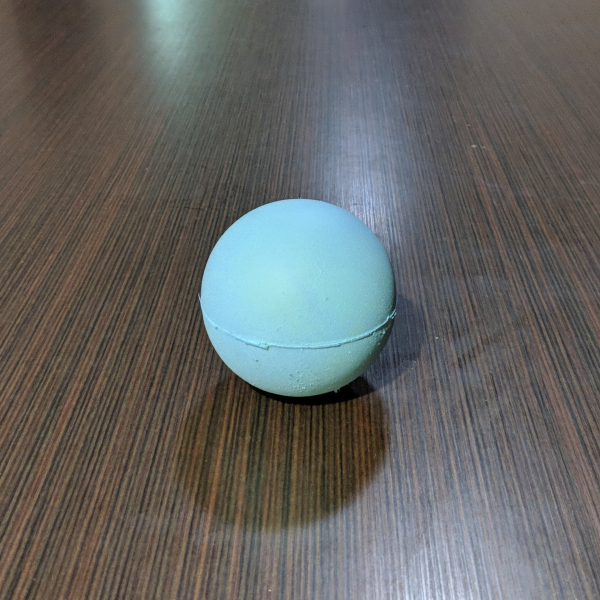
#> input picture python scripts/vision/raw_imgs/ball_1.png, 600 x 600 px, found by its file name; its folder holds only this picture in this run
$ python discretize.py raw_imgs/ball_1.png 5
#> lines starting #> are read from the running program, lines starting #| are printed output that depends on the picture; after the words box and inside, x2 and y2 are one past the last pixel; in counts of white or black regions, pixels touching at a corner belong together
# Usage: python discretize.py <filename> <debug flag>

import cv2
import numpy as np
from matplotlib import pyplot as plt
from math import ceil
import sys


# Enumerations to ease tuple access
x = 0
y = 1


def discretize_ball_img(filename, debug):
	img1 = open_img(filename)

	img_dim = img1.shape[1], img1.shape[0]
	grid_dim = (5, 8)
	cell_dim = get_cell_dimensions(img_dim, grid_dim)

	circle_center, radius = get_circle(img1)

	cell = pixel_to_cell(circle_center, cell_dim)

	if (debug):
		print_all_coordinates(img_dim, grid_dim, cell_dim, circle_center, cell)
		img2 = build_img2(img1, img_dim, grid_dim, cell_dim, circle_center, radius)
		img3 = build_img3(img_dim, grid_dim, cell_dim, cell)
		show_subplots(img1, img2, img3, filename)
	else:
		print(circle_center)


def get_cell_dimensions(img_dim, grid_dim):
	return int(round(img_dim[x]/grid_dim[x])), int(round(img_dim[y]/grid_dim[y]))


# TODO Understand all HoughCircle parameters
def get_circle(img):
	grey_img = cv2.cvtColor(img, cv2.COLOR_BGR2GRAY)
	filter_size = 10

	# Keep calling HoughCircles() and adjusting filter size until only 1 or 0 circles are returned
	while (1):
		blur_img = cv2.blur(grey_img, (filter_size,filter_size))

		circles = cv2.HoughCircles(blur_img, cv2.HOUGH_GRADIENT, 1, 20, param1 = 50, param2 = 30, minRadius = 25, maxRadius = 175)
		circles = np.uint16(np.around(circles))

		num_circles = circles.shape[1]

		#print("Filter size: " + str(filter_size) + "x" + str(filter_size) + "\tNumber of circles: " + str(num_circles))

		if (num_circles == 1):
			break

		if (num_circles > 1):
			filter_size = filter_size + 1
		else:
			filter_size = filter_size - 1

		if (filter_size == 0):
			print("\nNo circles found")
			return (0,0), 0

	center = (circles[0,0,0], circles[0,0,1])
	radius = circles[0,0,2]

	return center, radius


def pixel_to_cell(circle_center, cell_dim):
	return int(circle_center[x]/cell_dim[x]), int(circle_center[y]/cell_dim[y])


def draw_gridlines(img, img_dim, grid_dim, cell_dim):
	# Draw vertical lines
	for i in range(1,grid_dim[x]):
		cv2.line(img, (cell_dim[x]*i,0), (cell_dim[x]*i,img_dim[y]), (0,0,255), 2)

	# Draw horizontal lines
	for i in range(1,grid_dim[y]):
		cv2.line(img, (0,cell_dim[y]*i), (img_dim[x],cell_dim[y]*i), (0,0,255), 2)


def draw_circle(img, center, radius):
	cv2.circle(img, center, radius, (0, 255, 0), 5)
	cv2.circle(img, center, 2, (0, 255, 0), 3)


def build_blank_img(img_dim):
	size = (img_dim[y], img_dim[x], 3)
	return np.ones(size, np.uint8) * 255


def fill_cell(img, cell_dim, cell):
	cv2.rectangle(img, (cell_dim[x]*(cell[x]-1),cell_dim[y]*(cell[y]-1)), (cell_dim[x]*cell[x],cell_dim[y]*cell[y]), (0,255,0), -1)


def show_subplots(img1, img2, img3, filename):
	plt.subplot(131),plt.imshow(cv2.cvtColor(img1, cv2.COLOR_BGR2RGB)),plt.title('Original')
	plt.xticks([]), plt.yticks([])

	plt.subplot(132),plt.imshow(cv2.cvtColor(img2, cv2.COLOR_BGR2RGB)),plt.title('Grid Overlay')
	plt.xticks([]), plt.yticks([])

	plt.subplot(133),plt.imshow(cv2.cvtColor(img3, cv2.COLOR_BGR2RGB)),plt.title('Discretized')
	plt.xticks([]), plt.yticks([])

	plt.savefig('processed_imgs/' + filename)
	plt.show()


def print_all_coordinates(img_dim, grid_dim, cell_dim, circle_center, cell):
	print("\nImage dimensions: " + str(img_dim))
	print("Grid dimensions: " + str(grid_dim))
	print("Cell dimensions: " + str(cell_dim))
	print("Circle center: " + str(circle_center))
	print("Cell: " + str(cell))


def build_img2(img1, img_dim, grid_dim, cell_dim, circle_center, radius):
	img2 = img1.copy()
	draw_gridlines(img2, img_dim, grid_dim, cell_dim)
	draw_circle(img2, circle_center, radius)
	return img2


def build_img3(img_dim, grid_dim, cell_dim, cell):
	img3 = build_blank_img(img_dim)
	fill_cell(img3, cell_dim, cell)
	draw_gridlines(img3, img_dim, grid_dim, cell_dim)
	return img3


def open_img(filename):
	img = cv2.imread('raw_imgs/' + filename)

	# Poor doccumentation on how to error check for failed read
	# if (img1.empty()):
	# 	print("Could not find the supplied image")
	# 	sys.exit()

	return img


def main():
	if (len(sys.argv) != 3):
		print("\nUsage: pythonw " + sys.argv[0] + " <filename> <debug mode>")
		sys.exit()

	filename, debug = sys.argv[1], int(sys.argv[2])

	if (debug not in set([0, 1])):
		print("\nDebug bit must be set to 0 or 1. Forcing debug mode.")
		debug = 1

	discretize_ball_img(filename, debug)
#> in open_img, img is the input picture: shape (600, 600, 3); mean B, G, R 99.8, 101.7, 100.9
#> in get_circle, `grey_img = cv2.cvtColor(img, cv2.COLOR_BGR2GRAY)`:
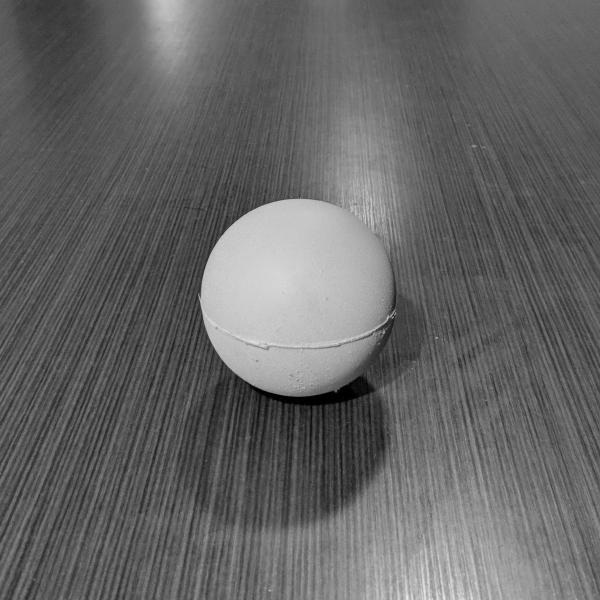
#> grey_img: shape (600, 600); min 0, max 232, mean 101.3
#> the loop in get_circle, `while (1):` made 2 passes
#> circles on pass 2: [[298, 296, 97]]
#> pass 2, in get_circle, `blur_img = cv2.blur(grey_img, (filter_size,filter_size))`:
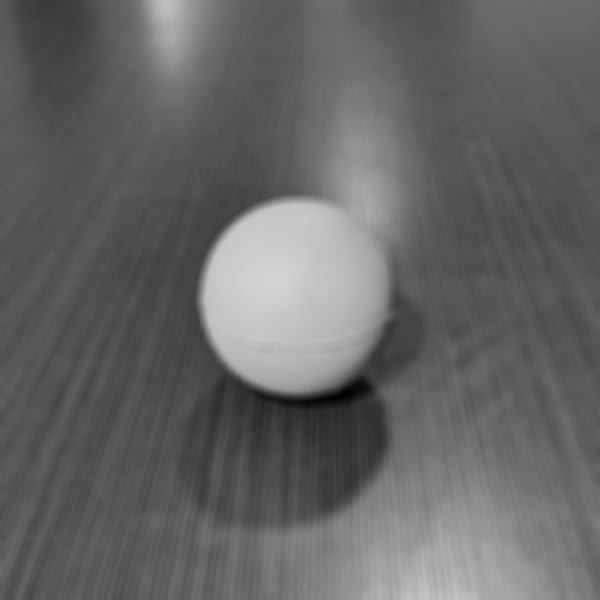
#> blur_img: shape (600, 600); min 1, max 212, mean 101.3
#> after the loop in get_circle, `while (1):`: filter_size = 11
#> in get_circle, `center = (circles[0,0,0], circles[0,0,1])`: center = (298, 296)
#> in get_circle, `radius = circles[0,0,2]`: radius = 97
#> in discretize_ball_img, `circle_center, radius = get_circle(img1)`: circle_center = (298, 296); radius = 97
#> in discretize_ball_img, `cell = pixel_to_cell(circle_center, cell_dim)`: cell = (2, 3)
#| Image dimensions: (600, 600)
#| Cell dimensions: (120, 75)
#| Circle center: (298, 296)
#| Cell: (2, 3)
#> after the loop in draw_gridlines, `for i in range(1,grid_dim[y]):`:
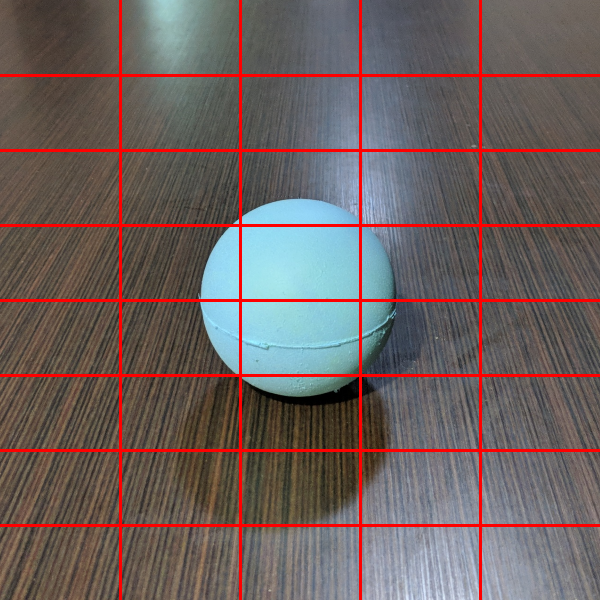
#> img: shape (600, 600, 3); mean B, G, R 94.3, 96.1, 109.2
#> in draw_circle, `cv2.circle(img, center, radius, (0, 255, 0), 5)`:
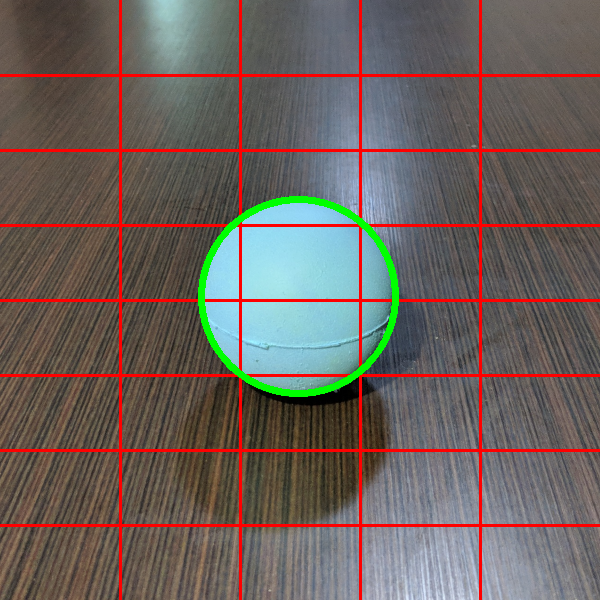
#> img: shape (600, 600, 3); 1.18% of pixels changed, all inside (x1, y1, x2, y2) = (198, 196, 399, 397)
#> in draw_circle, `cv2.circle(img, center, 2, (0, 255, 0), 3)`: img: shape (600, 600, 3); 0.01% of pixels changed, all inside (x1, y1, x2, y2) = (294, 292, 303, 301)
#> call 2 of draw_gridlines, with img_dim = (600, 600), grid_dim = (5, 8), cell_dim = (120, 75)
#> after the loop in draw_gridlines (call 2), `for i in range(1,grid_dim[x]):`:
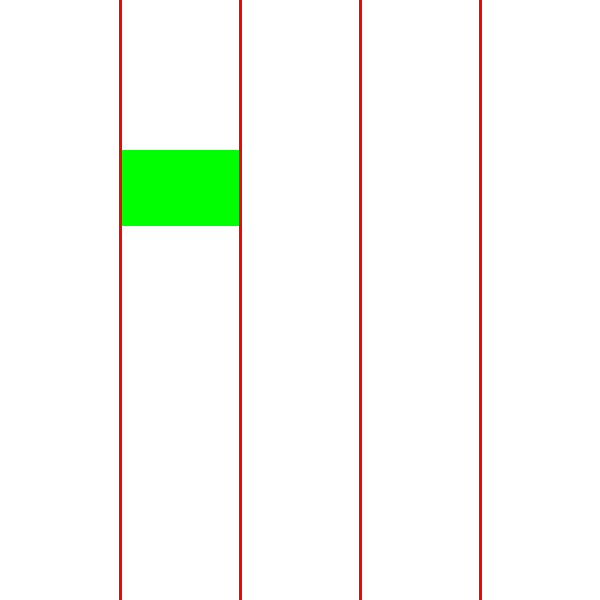
#> img: shape (600, 600, 3); mean of channels 0, 1, 2 243.6, 249.9, 248.7; drawn as B, G, R
#> after the loop in draw_gridlines (call 2), `for i in range(1,grid_dim[y]):`:
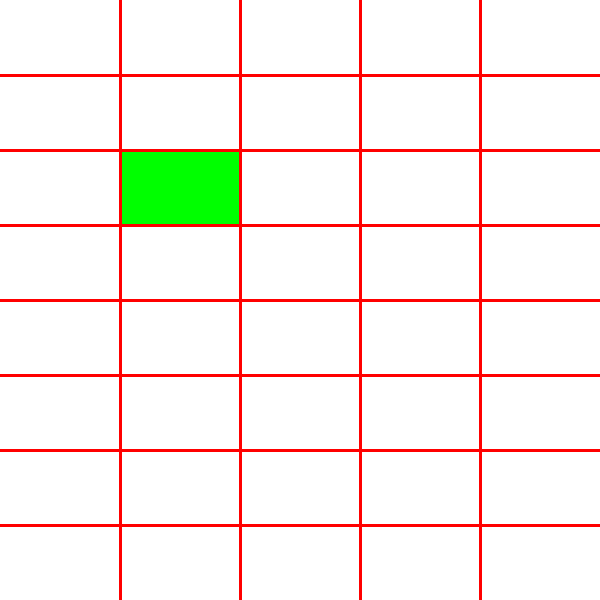
#> img: shape (600, 600, 3); 3.43% of pixels changed, all inside (x1, y1, x2, y2) = (0, 74, 600, 527); drawn as B, G, R
#> in show_subplots, `plt.savefig('processed_imgs/' + filename)`:
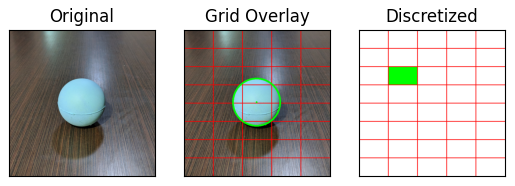
#> figure drawn by matplotlib, 3 panels


if __name__== "__main__":
  main()

$ run again, on python scripts/vision/raw_imgs/ball_2.jpg
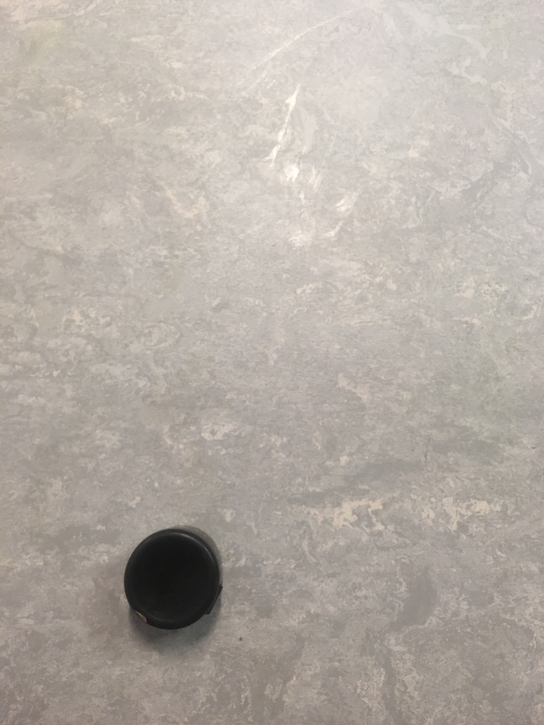
#> input picture python scripts/vision/raw_imgs/ball_2.jpg, 544 x 725 px, found by its file name
#> in open_img, img is the input picture: shape (725, 544, 3); mean B, G, R 165, 173, 180.7
#> the loop in get_circle, `while (1):` made 1 pass
#> circles on pass 1: [[172, 582, 51]]
#> after the loop in get_circle, `while (1):`: filter_size = 10
#> center = (172, 582)
#> in get_circle, `radius = circles[0,0,2]`: radius = 51
#> in discretize_ball_img, `circle_center, radius = get_circle(img1)`: circle_center = (172, 582); radius = 51
#> cell = (1, 6)
#| Image dimensions: (544, 725)
#| Cell dimensions: (109, 91)
#| Circle center: (172, 582)
#| Cell: (1, 6)
#> after the loop in draw_gridlines (call 2), `for i in range(1,grid_dim[y]):`:
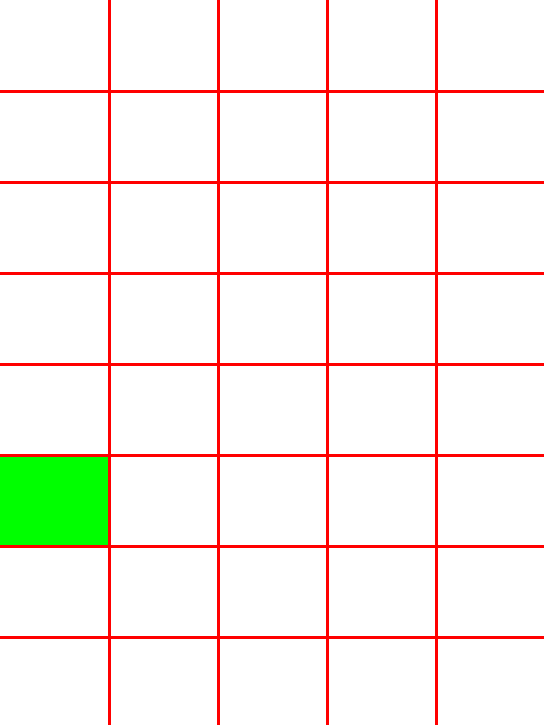
#> img: shape (725, 544, 3); mean of channels 0, 1, 2 236, 242.2, 248.9; drawn as B, G, R
#> in show_subplots, `plt.savefig('processed_imgs/' + filename)`:
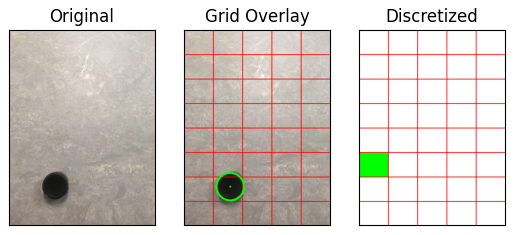
#> figure drawn by matplotlib, 3 panels

$ run again, on python scripts/vision/raw_imgs/ball_4.jpg
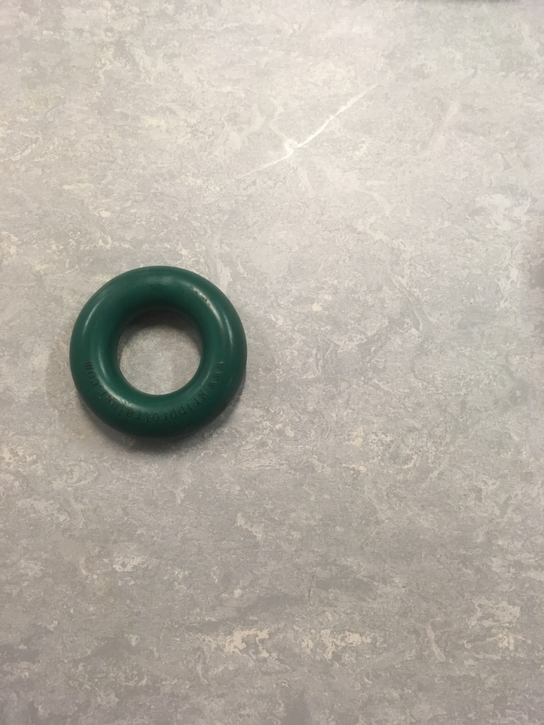
#> input picture python scripts/vision/raw_imgs/ball_4.jpg, 544 x 725 px, found by its file name
#> in open_img, img is the input picture: shape (725, 544, 3); mean B, G, R 167.4, 177.3, 183.4
#> the loop in get_circle, `while (1):` made 16 passes
#> circles on passes 10, 13, 14, 15, 16: [[156, 356, 93], [164, 376, 76]], [[150, 366, 90], [158, 344, 82], [172, 360, 85]], [[156, 354, 94], [158, 374, 102]], [[158, 354, 95], [162, 382, 109]], [[154, 360, 89]]
#> after the loop in get_circle, `while (1):`: filter_size = 25
#> center = (154, 360)
#> in get_circle, `radius = circles[0,0,2]`: radius = 89
#> in discretize_ball_img, `circle_center, radius = get_circle(img1)`: circle_center = (154, 360); radius = 89
#> cell = (1, 3)
#| Image dimensions: (544, 725)
#| Cell dimensions: (109, 91)
#| Circle center: (154, 360)
#| Cell: (1, 3)
#> in show_subplots, `plt.savefig('processed_imgs/' + filename)`:
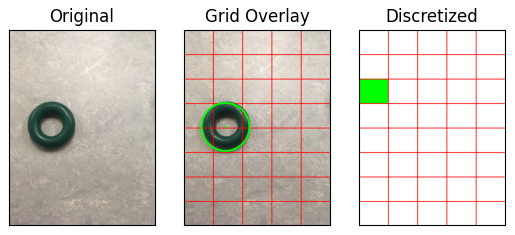
#> figure drawn by matplotlib, 3 panels
